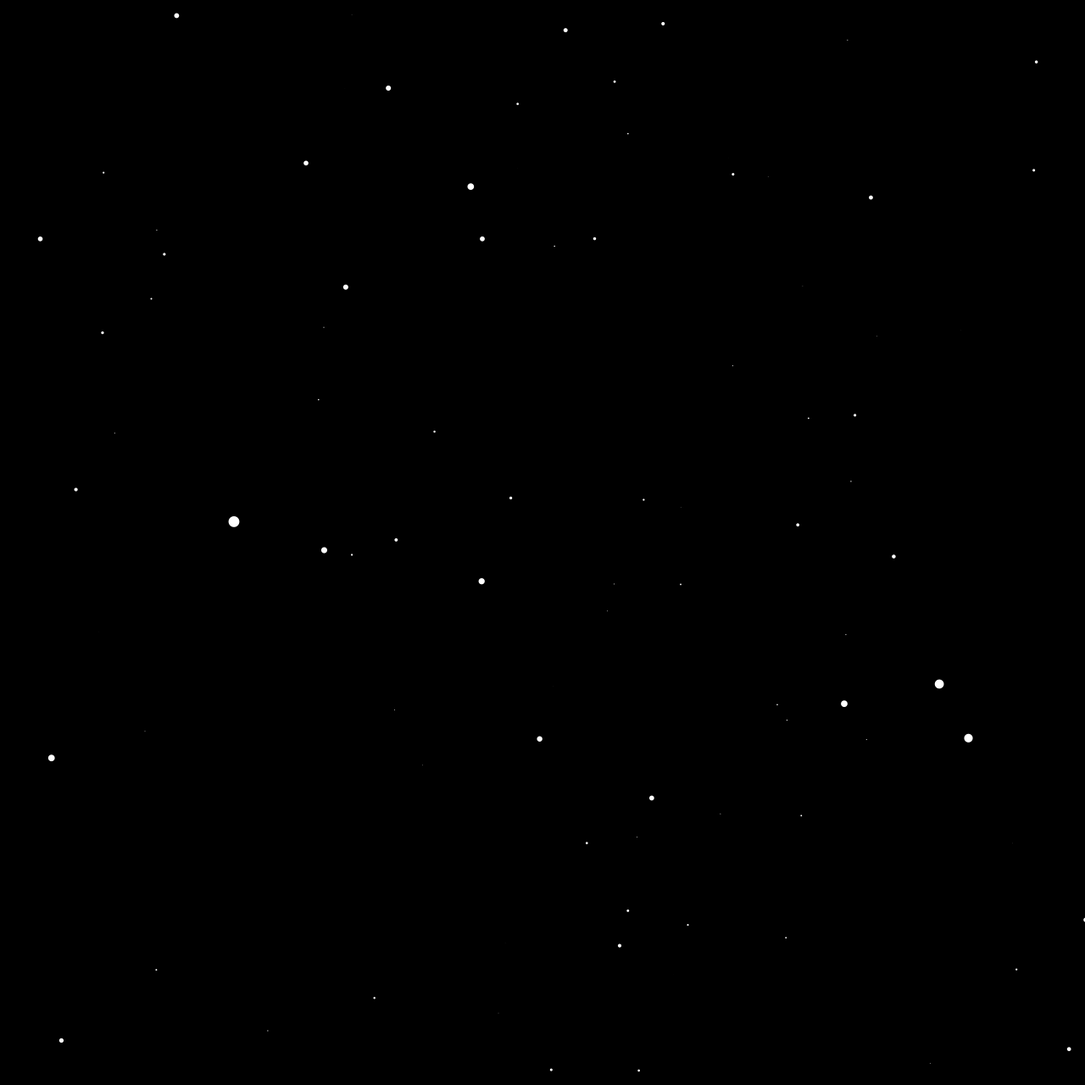
Frame 1 (no input)
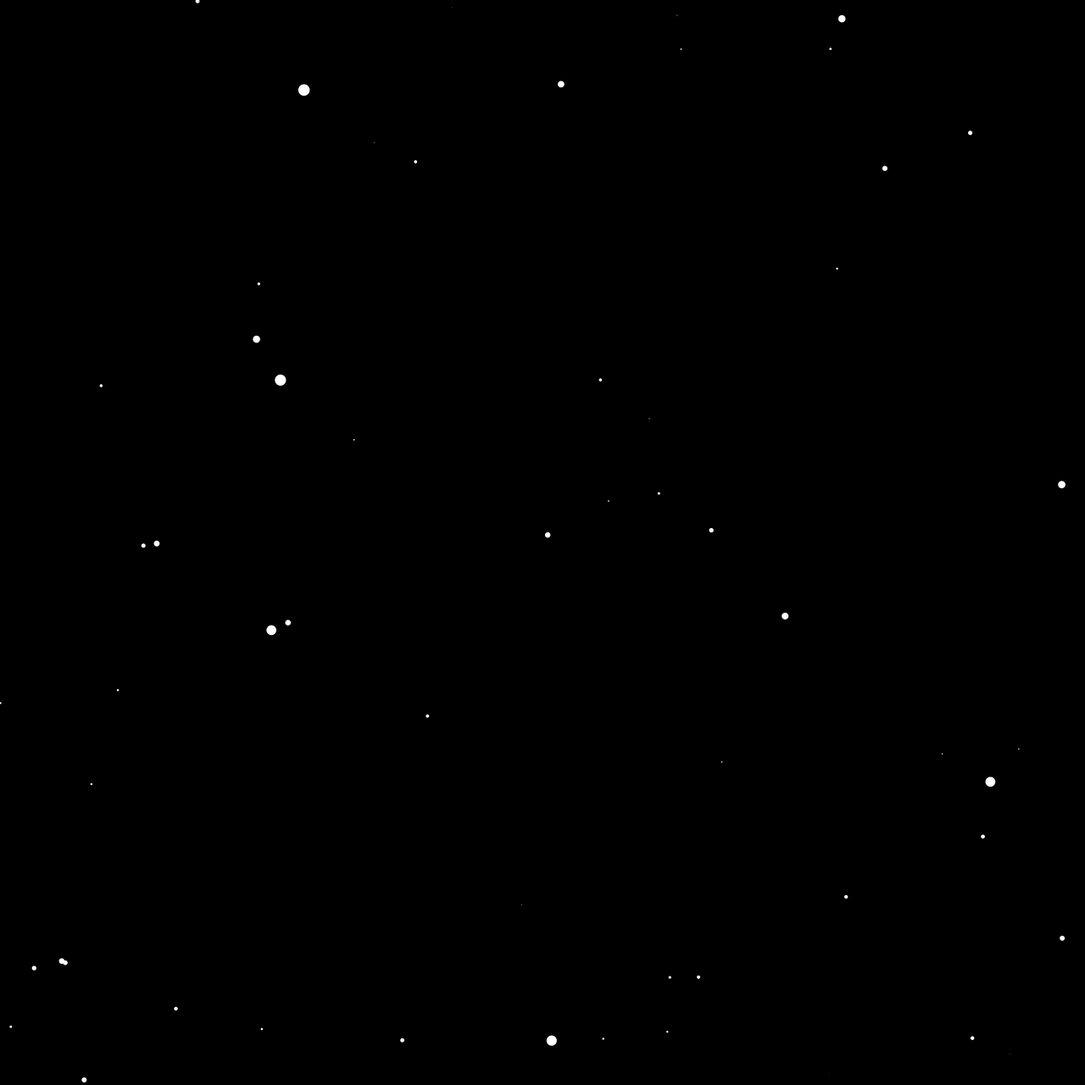
Frame 60 (the mouse pressed at the canvas centre just before this capture)
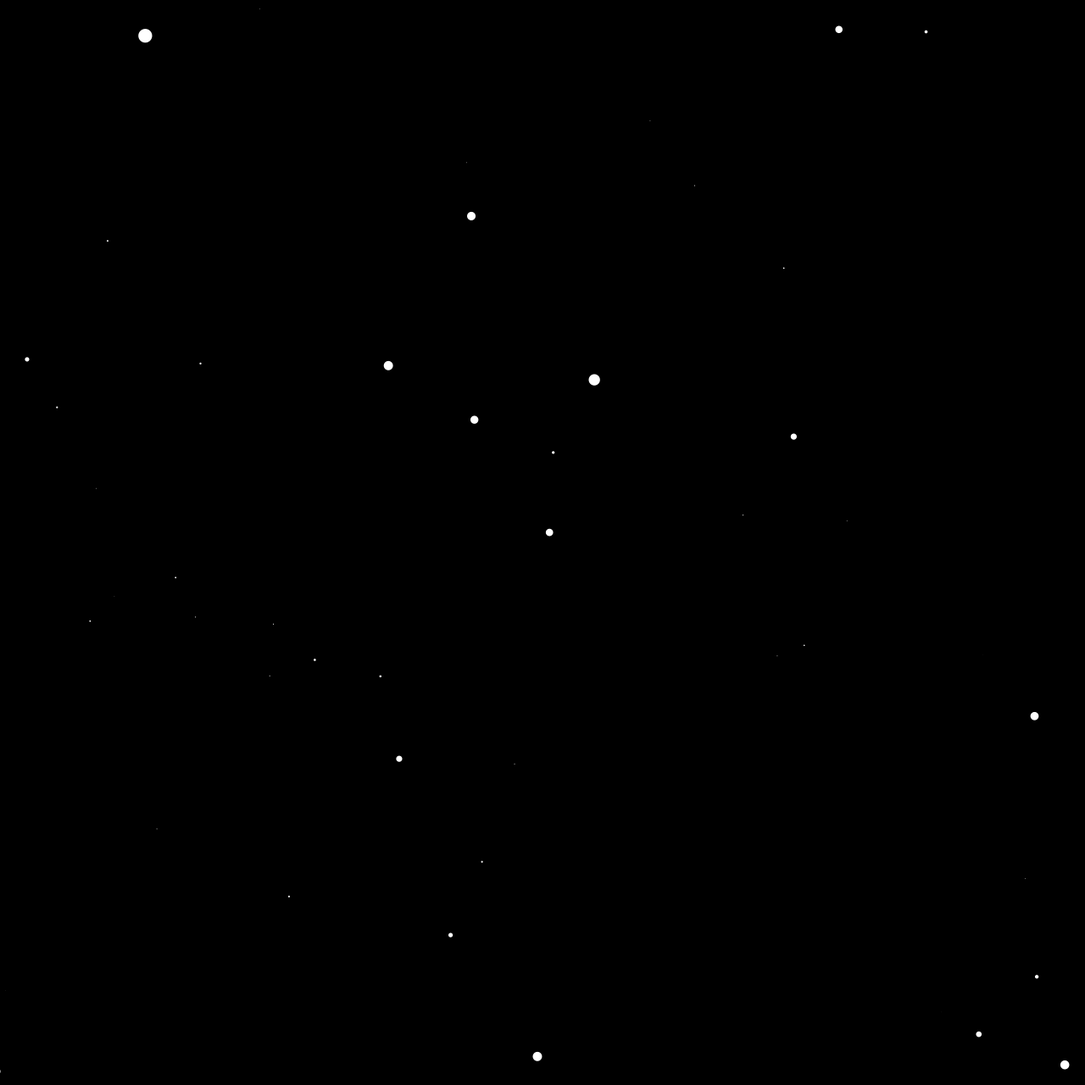
Frame 120 (the mouse held since frame 60 and released just before this capture)

The Processing sketch that drew these frames (run headless with seeded random() and noise(); from frame 60 on, the mouse is pressed at the canvas centre):

// Processing sketch: MacVittie_Homework4
// ── MacVittie_Homework4.pde
// code adapted from 
// https://github.com/CodingTrain/website/tree/master/CodingChallenges/CC_001_StarField/Processing/CC_001_StarField

class Star
{
  float x;
  float y;
  float z;
  float pz; // prev z
  float speed;
  float size;
  
  Star()
  {
    setVars();
  }
  
  void setVars()
  {
    z = random(width/2);
    x = random(-width/2, width/2);
    y = random(-height/2, height/2);
    speed = random(1, 32);
    size = random(-2, 24);
    pz = z;
  }
  
  void update()
  {
    z = z - speed;
    
    if(z < 1)
    {
      setVars();
    }
  }
  
  void show()
  {
    fill(255);
    noStroke();
    
    float sx = map(x/z, 0, 1, 0, width/2);
    float sy = map(y/z, 0, 1, 0, height/2);
    
    float r = map(z, 0, width/2, size, 0);
    ellipse(sx, sy, r, r);
    
    pz = z;
  }
}

Star[] stars = new Star[400];

void setup()
{
  size(1280, 1280);
  
  for(int i = 0; i < stars.length; i++)
  {
    stars[i] = new Star();
  }
}

void draw()
{
  background(0);
  
  translate(width/2, height/2);
  
  for(int i = 0; i < stars.length; i++)
  {
    stars[i].update();
    
    if(stars[i].size >= 1)
    {
       stars[i].show(); 
    }
  }
}
